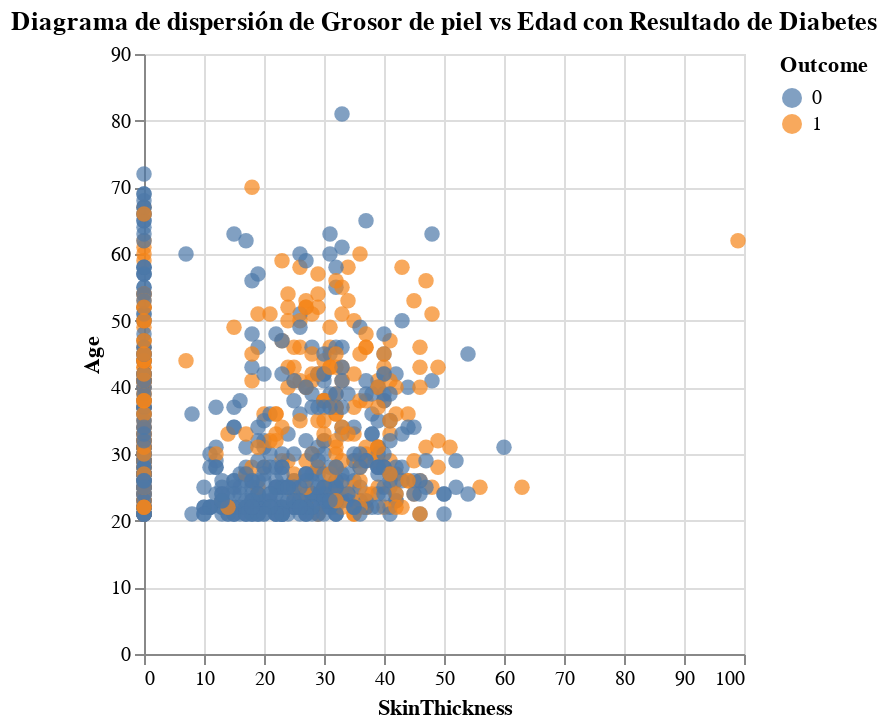

Write notebook code for a chart like this one.
### Code cell
alt.Chart(diabetes_df).mark_circle(size=60).encode(
    x='SkinThickness',
    y='Age',
    color='Outcome:N',
    tooltip=['Outcome', 'SkinThickness', 'Age']
).properties(
    title='Diagrama de dispersión de Grosor de piel vs Edad con Resultado de Diabetes'
)

### Figure 1 — Vega-Lite specification as saved in the notebook (floating-point values rounded to 4 significant figures; data arrays with more than 128 entries replaced by an {"elided": "..."} marker saying what was removed)
{"config": {"view": {"continuousWidth": 300, "continuousHeight": 300}}, "data": {"name": "data-3c341dcf5a08c3f2a62ece867c68f323"}, "mark": {"type": "circle", "size": 60}, "encoding": {"color": {"field": "Outcome", "type": "nominal"}, "tooltip": [{"field": "Outcome", "type": "quantitative"}, {"field": "SkinThickness", "type": "quantitative"}, {"field": "Age", "type": "quantitative"}], "x": {"field": "SkinThickness", "type": "quantitative"}, "y": {"field": "Age", "type": "quantitative"}}, "title": "Diagrama de dispersión de Grosor de piel vs Edad con Resultado de Diabetes", "$schema": "https://vega.github.io/schema/vega-lite/v5.15.1.json", "datasets": {"data-3c341dcf5a08c3f2a62ece867c68f323": {"elided": "768 records"}}}
